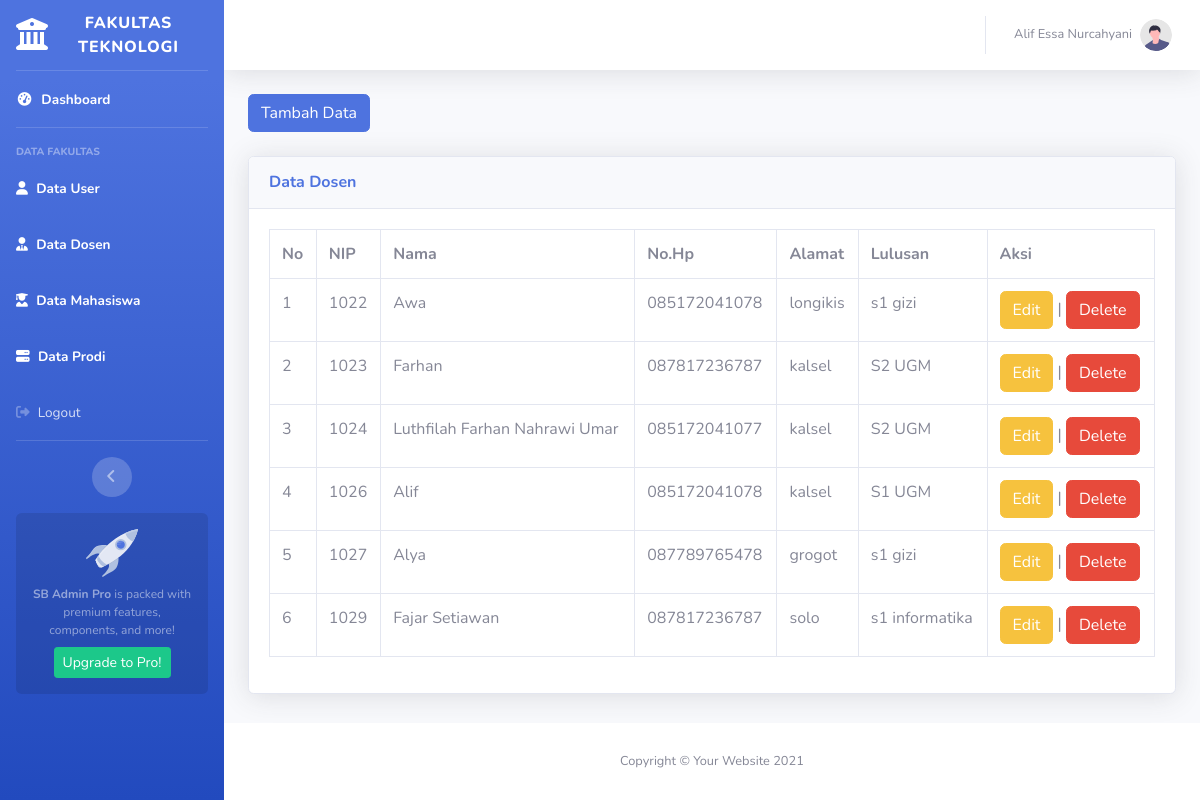
/index.php?url=dosen (signed in), run on the app's committed database.
### tables this page shows
CREATE TABLE `dosen` (
  `nip` varchar(10) NOT NULL,
  `nama` varchar(50) NOT NULL,
  `hp` varchar(15) NOT NULL,
  `alamat` varchar(255) NOT NULL,
  `lulusan` varchar(255) NOT NULL
);

### dosen.php (the view, shortened to what this page needs)
<?php
include_once("config.php");
$result = mysqli_query($koneksi, "SELECT * FROM  dosen ORDER BY nip ASC");
?>
<html>
<head>
</head>
<body>
<a href="?url=tambah_dosen" class="btn btn-primary btn-icon-split">
        <span class="text">Tambah Data</span>
    </a><br><br>
 <div class="card shadow mb-4">
    <div class="card-header py-3">
        <h6 class="m-0 font-weight-bold text-primary">Data Dosen</h6>
    </div>
    <div class="card-body">
        <div class="table-responsive">
            <table class="table table-bordered" id="dataTable" width="100%" cellspacing="0">
    <tr>
        <th>No</th> <th>NIP</th> <th>Nama</th> <th>No.Hp</th> <th>Alamat</th> <th>Lulusan</th> <th>Aksi</th>
    </tr>
    <?php
    $i=1;
    while($user_data = mysqli_fetch_array($result)) {
        echo "<tr>";
        echo "<td>".$i."</td>";
        echo "<td>".$user_data['nip']."</td>";
        echo "<td>".$user_data['nama']."</td>";
        echo "<td>".$user_data['hp']."</td>";
        echo "<td>".$user_data['alamat']."</td>";
        echo "<td>".$user_data['lulusan']."</td>";
        echo "<td><a href='?url=edit_dosen&nip=$user_data[nip]' class='btn btn-warning btn-icon-split'><span class='text'>Edit</span></a> | <a href='hapus_dosen.php?nip=$user_data[nip]' class='btn btn-danger btn-icon-split'><span class='text'>Delete</span></a></td></tr>";
        $i++;
    }
    ?>
</table>
</div>
</div>
</div>
</div>
</body>
</html>

### data on the page
dosen: nip "1022", nama "Awa", hp "085172041078", alamat "longikis", lulusan "s1 gizi"
dosen: nip "1023", nama "Farhan", hp "087817236787", alamat "kalsel", lulusan "S2 UGM"
dosen: nip "1024", nama "Luthfilah Farhan Nahrawi Umar", hp "085172041077", alamat "kalsel", lulusan "S2 UGM"
dosen: nip "1026", nama "Alif", hp "085172041078", alamat "kalsel", lulusan "S1 UGM"
dosen: nip "1027", nama "Alya", hp "087789765478", alamat "grogot", lulusan "s1 gizi"
dosen: nip "1029", nama "Fajar Setiawan", hp "087817236787", alamat "solo", lulusan "s1 informatika"

### other printed values
$_SESSION['nama'] "Alif Essa Nurcahyani"
